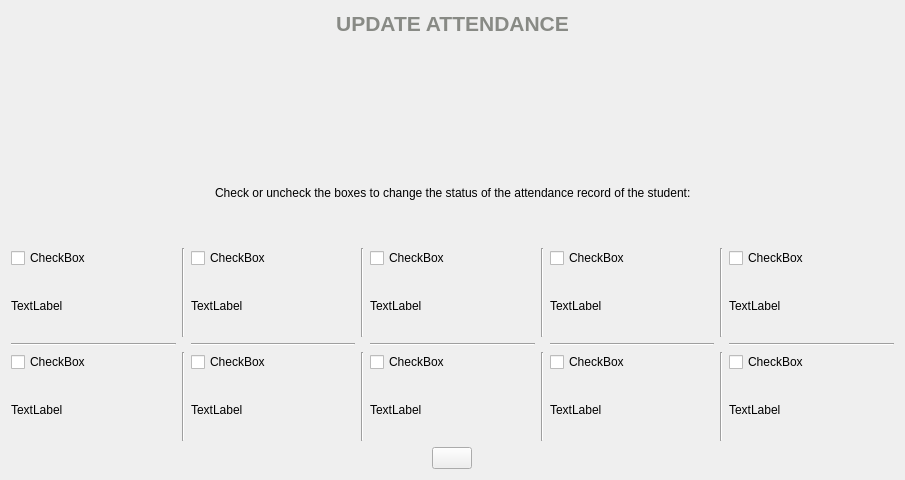
<?xml version="1.0" encoding="UTF-8"?>
<ui version="4.0">
 <class>performance_analysis</class>
 <widget class="QWidget" name="performance_analysis">
  <property name="geometry">
   <rect>
    <x>0</x>
    <y>0</y>
    <width>905</width>
    <height>480</height>
   </rect>
  </property>
  <property name="windowTitle">
   <string>Performance Analysis</string>
  </property>
  <property name="windowIcon">
   <iconset>
    <normaloff>assets/FaceAttend2.png</normaloff>assets/FaceAttend2.png</iconset>
  </property>
  <layout class="QGridLayout" name="grid_layout">
   <item row="0" column="0" colspan="3">
    <layout class="QGridLayout" name="grid_layout_1">
     <item row="0" column="0" alignment="Qt::AlignLeft">
      <widget class="QPushButton" name="button_back">
       <property name="text">
        <string/>
       </property>
       <property name="icon">
        <iconset>
         <normaloff>assets/return.png</normaloff>assets/return.png</iconset>
       </property>
       <property name="iconSize">
        <size>
         <width>32</width>
         <height>32</height>
        </size>
       </property>
       <property name="flat">
        <bool>true</bool>
       </property>
      </widget>
     </item>
     <item row="0" column="1" alignment="Qt::AlignHCenter">
      <widget class="QLabel" name="label_update_attendance">
       <property name="text">
        <string>&lt;html&gt;&lt;head/&gt;&lt;body&gt;&lt;p align=&quot;center&quot;&gt;&lt;span style=&quot; font-size:16pt; font-weight:600; color:#888a85;&quot;&gt;UPDATE ATTENDANCE&lt;/span&gt;&lt;/p&gt;&lt;/body&gt;&lt;/html&gt;</string>
       </property>
      </widget>
     </item>
     <item row="0" column="2">
      <widget class="QLabel" name="label_spacer">
       <property name="text">
        <string/>
       </property>
      </widget>
     </item>
    </layout>
   </item>
   <item row="10" column="0" rowspan="2" colspan="3">
    <layout class="QGridLayout" name="grid_layout_2">
     <item row="0" column="4">
      <layout class="QVBoxLayout" name="vertical_layout_3">
       <item>
        <widget class="QCheckBox" name="checkbox_3">
         <property name="text">
          <string>CheckBox</string>
         </property>
         <property name="icon">
          <iconset>
           <normaloff>assets/user.png</normaloff>assets/user.png</iconset>
         </property>
         <property name="iconSize">
          <size>
           <width>64</width>
           <height>64</height>
          </size>
         </property>
        </widget>
       </item>
       <item>
        <widget class="QLabel" name="label_3">
         <property name="text">
          <string>TextLabel</string>
         </property>
        </widget>
       </item>
      </layout>
     </item>
     <item row="2" column="4">
      <layout class="QVBoxLayout" name="vertical_layout_8">
       <item>
        <widget class="QCheckBox" name="checkbox_8">
         <property name="text">
          <string>CheckBox</string>
         </property>
         <property name="icon">
          <iconset>
           <normaloff>assets/user.png</normaloff>assets/user.png</iconset>
         </property>
         <property name="iconSize">
          <size>
           <width>64</width>
           <height>64</height>
          </size>
         </property>
        </widget>
       </item>
       <item>
        <widget class="QLabel" name="label_8">
         <property name="text">
          <string>TextLabel</string>
         </property>
        </widget>
       </item>
      </layout>
     </item>
     <item row="0" column="2">
      <layout class="QVBoxLayout" name="vertical_layout_2">
       <item>
        <widget class="QCheckBox" name="checkbox_2">
         <property name="text">
          <string>CheckBox</string>
         </property>
         <property name="icon">
          <iconset>
           <normaloff>assets/user.png</normaloff>assets/user.png</iconset>
         </property>
         <property name="iconSize">
          <size>
           <width>64</width>
           <height>64</height>
          </size>
         </property>
        </widget>
       </item>
       <item>
        <widget class="QLabel" name="label_2">
         <property name="text">
          <string>TextLabel</string>
         </property>
        </widget>
       </item>
      </layout>
     </item>
     <item row="2" column="2">
      <layout class="QVBoxLayout" name="vertical_layout_7">
       <item>
        <widget class="QCheckBox" name="checkbox_7">
         <property name="text">
          <string>CheckBox</string>
         </property>
         <property name="icon">
          <iconset>
           <normaloff>assets/user.png</normaloff>assets/user.png</iconset>
         </property>
         <property name="iconSize">
          <size>
           <width>64</width>
           <height>64</height>
          </size>
         </property>
        </widget>
       </item>
       <item>
        <widget class="QLabel" name="label_7">
         <property name="text">
          <string>TextLabel</string>
         </property>
        </widget>
       </item>
      </layout>
     </item>
     <item row="0" column="0">
      <layout class="QVBoxLayout" name="vertical_layout_1">
       <item>
        <widget class="QCheckBox" name="checkbox_1">
         <property name="text">
          <string>CheckBox</string>
         </property>
         <property name="icon">
          <iconset>
           <normaloff>assets/user.png</normaloff>assets/user.png</iconset>
         </property>
         <property name="iconSize">
          <size>
           <width>64</width>
           <height>64</height>
          </size>
         </property>
        </widget>
       </item>
       <item>
        <widget class="QLabel" name="label_1">
         <property name="text">
          <string>TextLabel</string>
         </property>
        </widget>
       </item>
      </layout>
     </item>
     <item row="0" column="8">
      <layout class="QVBoxLayout" name="vertical_layout_5">
       <item>
        <widget class="QCheckBox" name="checkbox_5">
         <property name="text">
          <string>CheckBox</string>
         </property>
         <property name="icon">
          <iconset>
           <normaloff>assets/user.png</normaloff>assets/user.png</iconset>
         </property>
         <property name="iconSize">
          <size>
           <width>64</width>
           <height>64</height>
          </size>
         </property>
        </widget>
       </item>
       <item>
        <widget class="QLabel" name="label_5">
         <property name="text">
          <string>TextLabel</string>
         </property>
        </widget>
       </item>
      </layout>
     </item>
     <item row="0" column="7">
      <widget class="Line" name="v_line_4">
       <property name="orientation">
        <enum>Qt::Vertical</enum>
       </property>
      </widget>
     </item>
     <item row="1" column="0">
      <widget class="Line" name="h_line_1">
       <property name="orientation">
        <enum>Qt::Horizontal</enum>
       </property>
      </widget>
     </item>
     <item row="2" column="8">
      <layout class="QVBoxLayout" name="vertical_layout_10">
       <item>
        <widget class="QCheckBox" name="checkbox_10">
         <property name="text">
          <string>CheckBox</string>
         </property>
         <property name="icon">
          <iconset>
           <normaloff>assets/user.png</normaloff>assets/user.png</iconset>
         </property>
         <property name="iconSize">
          <size>
           <width>64</width>
           <height>64</height>
          </size>
         </property>
        </widget>
       </item>
       <item>
        <widget class="QLabel" name="label_10">
         <property name="text">
          <string>TextLabel</string>
         </property>
        </widget>
       </item>
      </layout>
     </item>
     <item row="0" column="6">
      <layout class="QVBoxLayout" name="vertical_layout_4">
       <item>
        <widget class="QCheckBox" name="checkbox_4">
         <property name="text">
          <string>CheckBox</string>
         </property>
         <property name="icon">
          <iconset>
           <normaloff>assets/user.png</normaloff>assets/user.png</iconset>
         </property>
         <property name="iconSize">
          <size>
           <width>64</width>
           <height>64</height>
          </size>
         </property>
        </widget>
       </item>
       <item>
        <widget class="QLabel" name="label_4">
         <property name="text">
          <string>TextLabel</string>
         </property>
        </widget>
       </item>
      </layout>
     </item>
     <item row="0" column="1">
      <widget class="Line" name="v_line_1">
       <property name="orientation">
        <enum>Qt::Vertical</enum>
       </property>
      </widget>
     </item>
     <item row="2" column="6">
      <layout class="QVBoxLayout" name="vertical_layout_9">
       <item>
        <widget class="QCheckBox" name="checkbox_9">
         <property name="text">
          <string>CheckBox</string>
         </property>
         <property name="icon">
          <iconset>
           <normaloff>assets/user.png</normaloff>assets/user.png</iconset>
         </property>
         <property name="iconSize">
          <size>
           <width>64</width>
           <height>64</height>
          </size>
         </property>
        </widget>
       </item>
       <item>
        <widget class="QLabel" name="label_9">
         <property name="text">
          <string>TextLabel</string>
         </property>
        </widget>
       </item>
      </layout>
     </item>
     <item row="2" column="1">
      <widget class="Line" name="v_line_5">
       <property name="orientation">
        <enum>Qt::Vertical</enum>
       </property>
      </widget>
     </item>
     <item row="2" column="0">
      <layout class="QVBoxLayout" name="vertical_layout_6">
       <item>
        <widget class="QCheckBox" name="checkbox_6">
         <property name="text">
          <string>CheckBox</string>
         </property>
         <property name="icon">
          <iconset>
           <normaloff>assets/user.png</normaloff>assets/user.png</iconset>
         </property>
         <property name="iconSize">
          <size>
           <width>64</width>
           <height>64</height>
          </size>
         </property>
        </widget>
       </item>
       <item>
        <widget class="QLabel" name="label_6">
         <property name="text">
          <string>TextLabel</string>
         </property>
        </widget>
       </item>
      </layout>
     </item>
     <item row="2" column="5">
      <widget class="Line" name="v_line_7">
       <property name="orientation">
        <enum>Qt::Vertical</enum>
       </property>
      </widget>
     </item>
     <item row="0" column="5">
      <widget class="Line" name="v_line_3">
       <property name="orientation">
        <enum>Qt::Vertical</enum>
       </property>
      </widget>
     </item>
     <item row="2" column="3">
      <widget class="Line" name="v_line_6">
       <property name="orientation">
        <enum>Qt::Vertical</enum>
       </property>
      </widget>
     </item>
     <item row="0" column="3">
      <widget class="Line" name="v_line_2">
       <property name="orientation">
        <enum>Qt::Vertical</enum>
       </property>
      </widget>
     </item>
     <item row="2" column="7">
      <widget class="Line" name="v_line_8">
       <property name="orientation">
        <enum>Qt::Vertical</enum>
       </property>
      </widget>
     </item>
     <item row="1" column="2">
      <widget class="Line" name="h_line_2">
       <property name="orientation">
        <enum>Qt::Horizontal</enum>
       </property>
      </widget>
     </item>
     <item row="1" column="4">
      <widget class="Line" name="h_line_3">
       <property name="orientation">
        <enum>Qt::Horizontal</enum>
       </property>
      </widget>
     </item>
     <item row="1" column="6">
      <widget class="Line" name="h_line_4">
       <property name="orientation">
        <enum>Qt::Horizontal</enum>
       </property>
      </widget>
     </item>
     <item row="1" column="8">
      <widget class="Line" name="h_line_5">
       <property name="orientation">
        <enum>Qt::Horizontal</enum>
       </property>
      </widget>
     </item>
    </layout>
   </item>
   <item row="13" column="0" colspan="3" alignment="Qt::AlignHCenter">
    <widget class="QPushButton" name="button_update">
     <property name="text">
      <string/>
     </property>
     <property name="icon">
      <iconset>
       <normaloff>assets/tick.png</normaloff>assets/tick.png</iconset>
     </property>
     <property name="iconSize">
      <size>
       <width>32</width>
       <height>32</height>
      </size>
     </property>
     <property name="flat">
      <bool>false</bool>
     </property>
    </widget>
   </item>
   <item row="8" column="1" alignment="Qt::AlignHCenter|Qt::AlignVCenter">
    <widget class="QLabel" name="label_update_icon">
     <property name="text">
      <string/>
     </property>
     <property name="pixmap">
      <pixmap>assets/reload.png</pixmap>
     </property>
     <property name="scaledContents">
      <bool>true</bool>
     </property>
    </widget>
   </item>
   <item row="9" column="1" alignment="Qt::AlignHCenter|Qt::AlignVCenter">
    <widget class="QLabel" name="label_placeholder">
     <property name="text">
      <string>Check or uncheck the boxes to change the status of the attendance record of the student:</string>
     </property>
    </widget>
   </item>
  </layout>
 </widget>
 <tabstops>
  <tabstop>checkbox_1</tabstop>
  <tabstop>checkbox_2</tabstop>
  <tabstop>checkbox_3</tabstop>
  <tabstop>checkbox_4</tabstop>
  <tabstop>checkbox_5</tabstop>
  <tabstop>checkbox_6</tabstop>
  <tabstop>checkbox_7</tabstop>
  <tabstop>checkbox_8</tabstop>
  <tabstop>checkbox_9</tabstop>
  <tabstop>checkbox_10</tabstop>
  <tabstop>button_update</tabstop>
  <tabstop>button_back</tabstop>
 </tabstops>
 <resources>
  <include location="FaceAttend.qrc"/>
 </resources>
 <connections/>
</ui>
